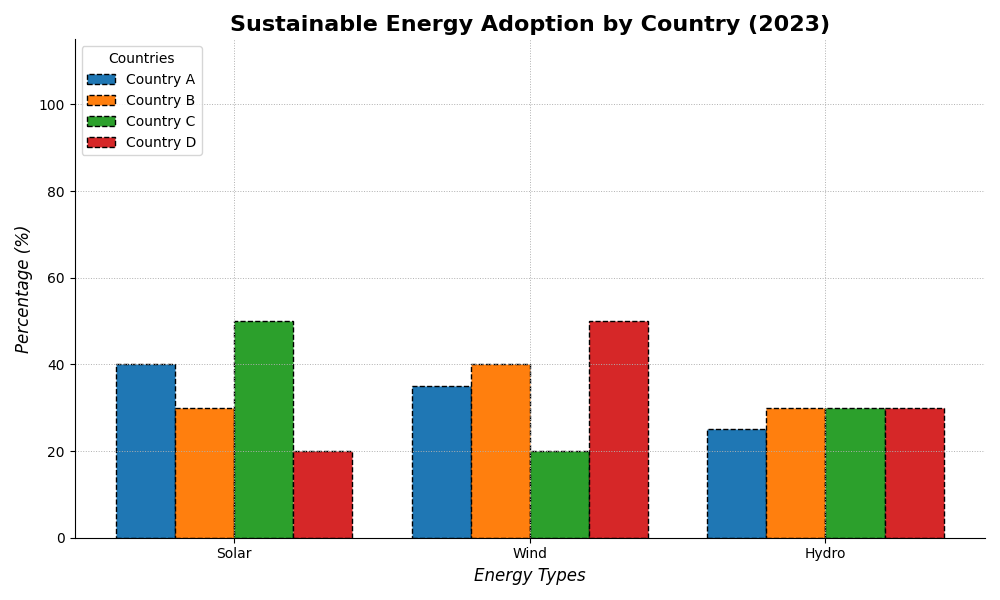

Reproduce this figure in Python.
import matplotlib.pyplot as plt
import numpy as np

# Data setup
countries = ['Country A', 'Country B', 'Country C', 'Country D']
energy_types = ['Solar', 'Wind', 'Hydro']
percentage_distributions = np.array([
    [40, 35, 25],  # Country A
    [30, 40, 30],  # Country B
    [50, 20, 30],  # Country C
    [20, 50, 30]   # Country D
])

# Calculate total energy distribution per country
total_distribution = percentage_distributions.sum(axis=1)

# Sort countries by total energy distribution
sorted_indices = np.argsort(total_distribution)
sorted_countries = [countries[i] for i in sorted_indices]
sorted_distribution = percentage_distributions[sorted_indices]

# Plot parameters
x_positions = np.arange(len(energy_types))
colors = ['#ff9999', '#66b3ff', '#99ff99']

fig, ax = plt.subplots(figsize=(10, 6))
for i in range(len(sorted_countries)):
    ax.bar(x_positions + (i * 0.2), sorted_distribution[i], width=0.2, label=sorted_countries[i], 
           edgecolor='black', linestyle='--')

ax.set_title('Sustainable Energy Adoption by Country (2023)', fontsize=16, fontweight='bold')
ax.set_xlabel('Energy Types', fontsize=12, fontstyle='italic')
ax.set_ylabel('Percentage (%)', fontsize=12, fontstyle='italic')
ax.set_xticks(x_positions + 0.3)
ax.set_xticklabels(energy_types)
ax.set_ylim(0, max(total_distribution) + 15)

ax.legend(title='Countries', fontsize=10, frameon=True, loc='upper left')

ax.grid(True, linestyle=':', linewidth=0.7)
ax.spines['top'].set_visible(False)
ax.spines['right'].set_visible(False)

plt.tight_layout()
plt.show()
